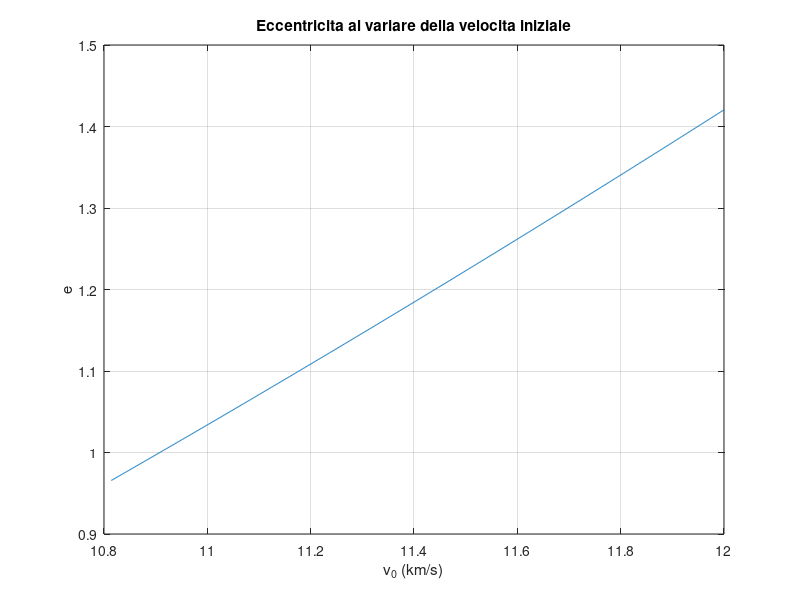
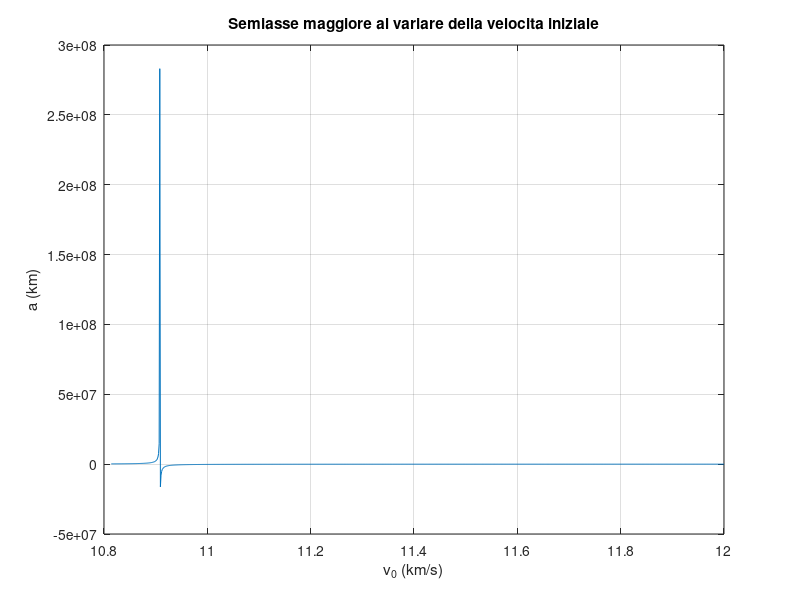
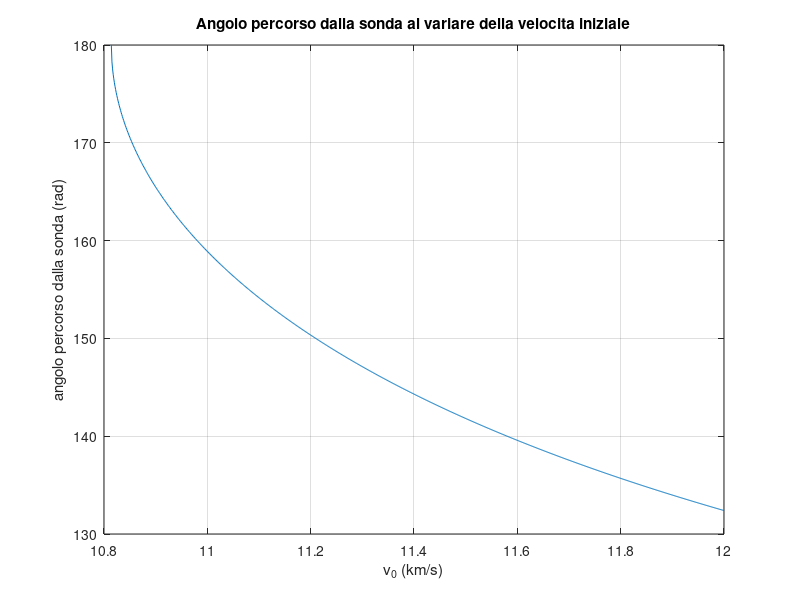
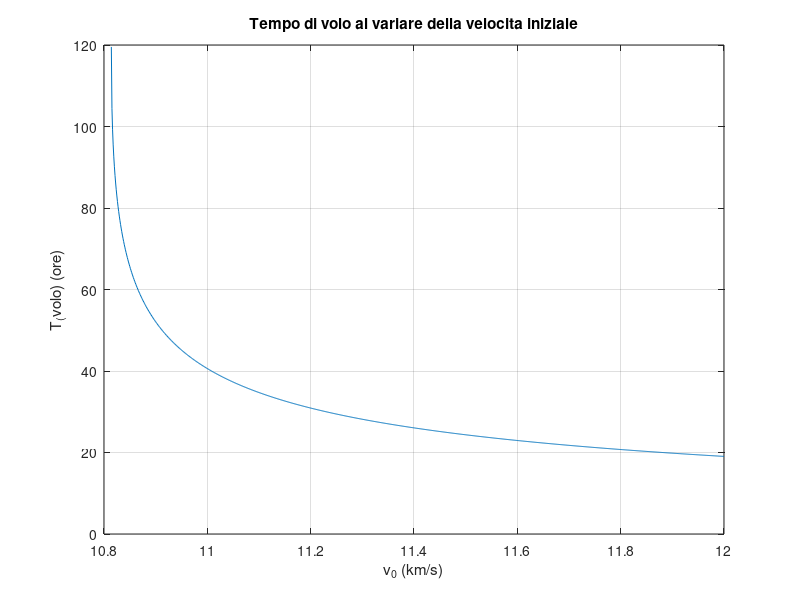

The MATLAB source for these figures, in order: (Note: this script raises an error after producing the figures.)
% ESERCITAZIONE 3
% PARTE 1

% dati sistema Terra-Luna
mu_terra=398600;
mu_luna=4890;
raggio_terra=6371;
raggio_luna=1738;
D_terra_luna=384400;
T_luna=2*pi*sqrt(D_terra_luna^3/mu_terra);
n_luna=2*pi/T_luna;
v_luna=n_luna*D_terra_luna;
raggio_soi_luna=66300;

% parametri dell'esercitazione parte 1
r_ini=6700;

% caso hohmann (caso limite)
a_hohmann=(r_ini+D_terra_luna)/2;
e_hohmann=(D_terra_luna-r_ini)/(D_terra_luna+r_ini);
v_hohmann=sqrt(mu_terra/a_hohmann*(1+e_hohmann)/(1-e_hohmann));

% r_0=6700, v_0=varia, phi_0=0
v_ini=linspace(v_hohmann,12,1000);
a_t=mu_terra./(2*mu_terra/r_ini-v_ini.^2);           % tramite energia
e_t=sqrt(1-(r_ini*v_ini).^2./(mu_terra*a_t));        % tramite momento ang
p_t=a_t.*(1-e_t.^2);
ni_fin=real(acos((p_t-D_terra_luna)./(D_terra_luna*e_t)));
ni_ini=0;
deltaNi=ni_fin-ni_ini;
deltaT=zeros(1,length(v_ini));

for i=1:length(v_ini)
    if e_t(i)<1
        Ef=2*atan(sqrt((1-e_t(i))/(1+e_t(i)))*tan(deltaNi(i)/2));
        deltaT(i)=(Ef-e_t(i)*sin(Ef))*sqrt(a_t(i)^3/mu_terra);
    elseif e_t(i)>1
        Hf=2*atanh(sqrt((e_t(i)-1)/(e_t(i)+1))*tan(deltaNi(i)/2));
        deltaT(i)=(e_t(i)*sinh(Hf)-Hf)*sqrt(-a_t(i)^3/mu_terra);
    end
end
rapportoNiT=diff(deltaNi)./diff(deltaT);
rapportoNiT(end+1)=rapportoNiT(end);
theta_luna_ini=deltaNi-n_luna*deltaT;

% disegno i grafici
figure(1)
plot(v_ini,e_t);
xlabel('v_0 (km/s)');
ylabel('e');
title('Eccentricita al variare della velocita iniziale');
grid on

figure(2)
plot(v_ini,a_t);
xlabel('v_0 (km/s)');
ylabel('a (km)');
title('Semiasse maggiore al variare della velocita iniziale');
grid on

figure(3)
deltaNi=deltaNi*180/pi;
plot(v_ini,deltaNi);
xlabel('v_0 (km/s)');
ylabel('angolo percorso dalla sonda (rad)');
title('Angolo percorso dalla sonda al variare della velocita iniziale');
grid on

figure(4)
plot(v_ini,deltaT/3600);
xlabel('v_0 (km/s)');
ylabel('T_(volo) (ore)');
title('Tempo di volo al variare della velocita iniziale');
grid on

% controllare BENE questa figura
figure(5)
plot(v_ini,rapportoNiT);
xlabel('v_0 (km/s)');
ylabel('deltaNi/deltaT (rad/s)');
title('deltaNi/deltaT al variare della velocita iniziale');
grid on

figure(6)
plot(v_ini,theta_luna_ini*180/pi);
xlabel('v_0 (km/s)');
ylabel('theta luna_0 (gradi)');
title('Angolo sonda/Luna alla partenza al variare della velocita iniziale');
grid on


% ESERCITAZIONE 3
% PARTE 2

% parametri dell'esercitazione parte 2
r_periselenio=2000;

% usiamo il metodo delle coniche raccordate,
% vediamo gli istanti del volo
%   0: partenza dall'orbita di parcheggio, sistema geocentrico
%   1: entrata nella soi lunare, sistema geocentrico
%   2: entrata nella soi lunare, sistema selenocentrico
%   3: periselenio, sistema selenocentrico
%   4: uscita dalla soi lunare, sistema selenocentrico
%   5: uscita dalla soi lunare, sistema geocentrico

% posizione, velocit� e angolo di volo nel punto 0
r_0=r_ini;
velocita_0=10.87;
phi_0=0;
energia_01=velocita_0^2/2-mu_terra/r_0;
momento_01=velocita_0*r_0*cos(phi_0);
a_01=-mu_terra/(2*energia_01);
p_01=momento_01^2/mu_terra;
e_01=sqrt(1-p_01/a_01);
ni_0=0;
E_0=0;
M_0=0;

% faccio ipotesi su lambda_1
lambda_1=linspace(0,pi,10000);

% posizione, velocit� e angolo di volo nel punto 1
r_1=sqrt(D_terra_luna^2+raggio_soi_luna^2+...
    2*D_terra_luna.*raggio_soi_luna.*cos(lambda_1));
velocita_1=sqrt(2*energia_01+(2*mu_terra)./r_1);
phi_1=acos(momento_01./(r_1.*velocita_1));
ni_1=acos((p_01-r_1)./(r_1*e_01));
E_1=2*atan(sqrt((1-e_01)/(1+e_01)).*tan(ni_1/2));
M_1=E_1-e_01.*sin(E_1);
gamma_1=-asin(raggio_soi_luna./r_1.*sin(lambda_1));
tempo_volo_01=(M_1-M_0).*sqrt(a_01^3/mu_terra);

% posizione, velocit� e angolo di volo nel punto 2
r_2=raggio_soi_luna;
velocita_2=sqrt(velocita_1.^2+v_luna^2-...
    (2*velocita_1*v_luna).*cos(phi_1+gamma_1));
supporto_2=asin(velocita_1./velocita_2.*cos(lambda_1+gamma_1+phi_1)-...
    v_luna./velocita_2.*cos(lambda_1));
energia_234=velocita_2.^2/2-mu_luna/raggio_soi_luna;
momento_234=raggio_soi_luna*velocita_2.*sin(supporto_2);
p_234=momento_234.^2/mu_luna;
e_234=sqrt(1+2*energia_234.*momento_234.^2/mu_luna^2);
a_234=p_234./(1-e_234.^2);
ni_2=-acos((p_234-raggio_soi_luna)./(raggio_soi_luna*e_234));
F_2=2*atanh(sqrt((e_234-1)./(e_234+1)).*tan(ni_2/2));
M_2=e_234.*sinh(F_2)-F_2;

% posizione, velocit� e angolo di volo nel punto 3
r_3=p_234./(1+e_234);
velocita_3=sqrt(2*(energia_234+mu_luna./r_3));
phi_3=0;
ni_3=0;

% calcolo il deltaV totale per cattura in un orbita lunare
deltaV1=velocita_0-sqrt(mu_terra/r_0);
a_mo=(r_3+40000)/2;
velocita_3_mo=sqrt(2*mu_luna./r_3-mu_luna./a_mo);
deltaV2=velocita_3-velocita_3_mo;
deltaVtot=deltaV1+deltaV2;

% interpolo gli indici di r_3 corrispondenti o vicini a r_periselenio scelto
ind_min=find(r_3==min(r_3));
r_3a=r_3(1:ind_min);
r_3b=r_3(ind_min:length(r_3));
ind1=interp1(r_3a,1:length(r_3a),r_periselenio,'nearest');
ind2=interp1(r_3b,1:length(r_3b),r_periselenio,'nearest');
indici_trovati=[ind1 ind_min+ind2-1];

% posizione, velocit� e angolo di volo nel punto 4
r_4=raggio_soi_luna;
velocita_4=velocita_2;
supporto_4=pi-supporto_2;
ni_4=-ni_2;
F_4=2*atanh(sqrt((e_234-1)./(e_234+1)).*tan(ni_4/2));
M_4=e_234.*sinh(F_4)-F_4;
tempo_volo_24=(M_4-M_2).*sqrt(-a_234.^3/mu_luna);

% posizione, velocit� e angolo di volo nel punto 5
lambda_5=lambda_1+2*[-ni_2(1:ind_min) ni_2(ind_min+1:end)];
r_5=sqrt(raggio_soi_luna^2+D_terra_luna^2+...
    2*D_terra_luna*raggio_soi_luna*cos(lambda_5));
velocita_5=sqrt((velocita_4.*cos(supporto_4+lambda_5)).^2+...
    (velocita_4.*sin(supporto_4+lambda_5)+v_luna).^2);
energia_5=velocita_5.^2/2-mu_terra./r_5;
a_5=-mu_terra./(2*energia_5);

chi_1=atan2((velocita_4.*sin(supporto_4+lambda_5)+v_luna),...
    (velocita_4.*cos(supporto_4+lambda_5)));
chi_2=asin(raggio_soi_luna./r_5.*sin(lambda_5));
chi_3=chi_1-chi_2;

momento_5=r_5.*velocita_5.*sin(chi_3);
e_5=sqrt(1+2*energia_5.*(momento_5/mu_terra).^2);
p_5=a_5.*(1-e_5.^2);
ni_5=acos((p_5-r_5)./(r_5.*e_5));            % non so piu se con - o +
phi_5=acos(momento_5./(r_5.*velocita_5));    % non so piu se con - o +


% traccio figure per aiutare la comprensione
figure(7)
plot(lambda_1*180/pi,momento_234);
hold on
plot(lambda_1(ind_min)*180/pi*ones(100),linspace(-6*10^4,6*10^4,100),'k--');
hold off
title('momento tratto luna(lambda1)');
xlabel('lambda1');
ylabel('momento');
text(lambda_1(ind_min)*180/pi-25,0,'orbita retrograda','FontWeight','bold');
text(lambda_1(ind_min)*180/pi+10,0,'orbita diretta','FontWeight','bold');
xlim([lambda_1(ind_min)*180/pi-30,lambda_1(ind_min)*180/pi+30]);
ax=gca;
ax.YAxis.Exponent=0;
grid on

figure(8)
plot(lambda_1*180/pi,r_3);
hold on
plot(lambda_1(ind_min)*180/pi*ones(100),linspace(0,35000,100),'k--');
plot(linspace(lambda_1(ind_min)*180/pi-30,...
    lambda_1(ind_min)*180/pi+30,100),r_periselenio*ones(100),'k--');
hold off
title('rp(lambda1)');
xlabel('lambda1');
ylabel('rp');
text(lambda_1(ind_min)*180/pi-25,5000,'orbita retrograda','FontWeight','bold');
text(lambda_1(ind_min)*180/pi+10,5000,'orbita diretta','FontWeight','bold');
xlim([lambda_1(ind_min)*180/pi-30,lambda_1(ind_min)*180/pi+30]);
ax=gca;
ax.YAxis.Exponent=0;
grid on

% trovo i valori voluti con le due scelte di r_3
lambda_1=lambda_1(indici_trovati);
r_1=r_1(indici_trovati);
velocita_1=velocita_1(indici_trovati);
phi_1=phi_1(indici_trovati);
gamma_1=gamma_1(indici_trovati);
ni_1=ni_1(indici_trovati);
tempo_volo_01=tempo_volo_01(indici_trovati);

velocita_2=velocita_2(indici_trovati);
energia_234=energia_234(indici_trovati);
momento_234=momento_234(indici_trovati);
ni_2=ni_2(indici_trovati);
tempo_volo_24=tempo_volo_24(indici_trovati);

velocita_3=velocita_3(indici_trovati);
r_3=r_3(indici_trovati);
deltaVtot=deltaVtot(indici_trovati);

velocita_4=velocita_4(indici_trovati);
ni_4=ni_4(indici_trovati);

lambda_5=lambda_5(indici_trovati);
r_5=r_5(indici_trovati);
velocita_5=velocita_5(indici_trovati);
phi_5=phi_5(indici_trovati);
ni_5=ni_5(indici_trovati);
energia_5=energia_5(indici_trovati);
momento_5=momento_5(indici_trovati);
